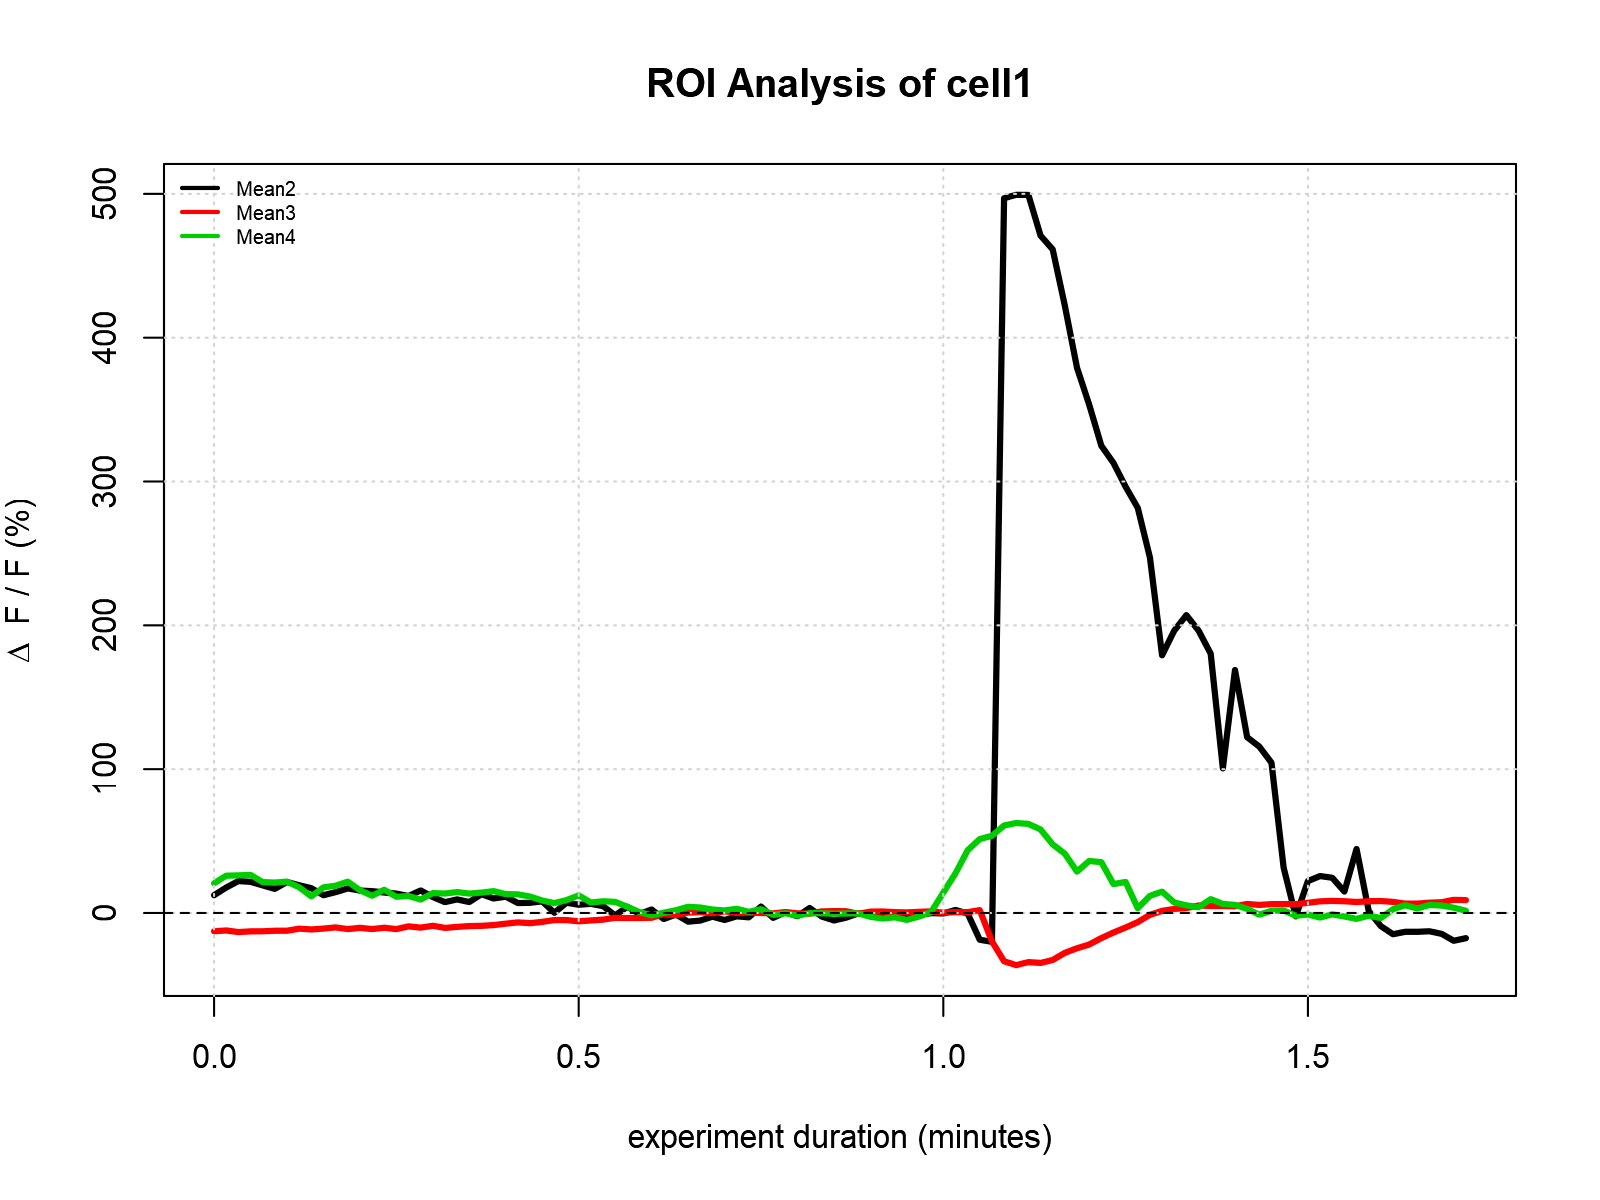

R code for this plot:
# Notes related to objects

# given a tab-separated file (like Results.xls), return its data as a matrix.
# row names are the time (in seconds) of the data.
roi_data_load <- function(fname, framePeriod=1){
  message("loading raw data from ",fname)
  rawData <- as.matrix(read.csv(fname, sep="\t"))
  rawData <- rawData[,-1:0] # chop off the first column (frame number)
  frameTimes <- (1:nrow(rawData))-1 # ascending numbers starting at 0
  frameTimes <- frameTimes * framePeriod # adjust for frame period
  rownames(rawData) <- frameTimes # set row names as frame period
  return(rawData)
}

# returns a matrix where every row is a line in the experiment text file.
# if the line has 3 valid field, it's a range (i.e., a span of drug)
# if the line has 2 valid field, it's a point (i.e., time of bubble blip)
# if the line has 1 valid field, it's just a comment
roi_experiment_load <- function(fname){
  message("loading experiment data from ",fname)
  raw <- readChar(fname, file.info(fname)$size)
  raw <- gsub("\r","",raw)
  raw <- unlist(strsplit(raw, "\n"))
  experimentParts<-matrix(, nrow = 0, ncol = 3)
  colnames(experimentParts)<-c("verb","value 1","value 2")
  for (line in raw){
    lineVal1 <- NA
    lineVal2 <- NA
    if (substr(line[1],1,1)=="#") {
      lineKey<-line
    } else {
      line<-unlist(strsplit(line, "="))
      lineKey<-line[1]
      lineVals<-line<-unlist(strsplit(line[2], "-"))
      lineVal1<-lineVals[1]
      lineVal2<-lineVals[2]
    }
    line=c(lineKey,lineVal1,lineVal2)
    experimentParts<-rbind(experimentParts,line)
  } 
  #print(experimentParts)
  return(experimentParts)
}

# create a reference class obect to represent an ROI folder and its analyzed data.
# no information about how to analyze this data belongs here. 
# Just attributes describing the ROI folder.
RoiFolder <- setRefClass("RoiFolder",fields=list(folder="character",
                                                 dataFile="character",
                                                 dataRaw="matrix",
                                                 dataDFF="matrix",
                                                 roiLabels="character",
                                                 timePoints="numeric",
                                                 pictureFiles="character",
                                                 roiSetFile="character",
                                                 experimentFile="character",
                                                 baseline="vector"))




# call this to define a new data folder
# create a new object with all the defaults
# return it so the user can change it before it's analyzed
newRoiFolder <- function(folder, framePeriod=1, firstRoiBaseline=TRUE){
  
  # make a new class instance and fill out its file path values
  ROI <- RoiFolder()
  ROI$folder<-folder
  ROI$dataFile<-file.path(ROI$folder,"Results.xls")
  ROI$experimentFile=file.path(ROI$folder,"experiment.txt")
  ROI$roiSetFile=file.path(ROI$folder,"RoiSet.zip")
  
  # normalize all the file paths
  ROI$folder<-normalizePath(ROI$folder)
  ROI$dataFile<-normalizePath(ROI$dataFile)
  ROI$experimentFile<-normalizePath(ROI$experimentFile)
  ROI$roiSetFile<-normalizePath(ROI$roiSetFile)
  
  # load the CSV data, time points, ROI labels
  ROI$dataRaw<-roi_data_load(ROI$dataFile, framePeriod=framePeriod)
  
  # if the first row is a baseline, subtract it from other rows then remove it.
  if (firstRoiBaseline){
    message("subtracting ROI 1 from all the rest ...")
    for (i in (2:ncol(ROI$dataRaw))){
      ROI$dataRaw[,i]=ROI$dataRaw[,i]-ROI$dataRaw[,1] # subtract-out column 1
    }
    ROI$dataRaw <- ROI$dataRaw[,-1:0] # chop off the baseline column
  }
  
  # load and parse the experiment file for baseline range (optional)
  experimentParts<-roi_experiment_load(ROI$experimentFile)
  for (i in (1:nrow(experimentParts))){
    item<-as.vector(experimentParts[i,])
    if (item[1]=="baseline"){
      ROI$baseline=c(as.numeric(item[2]),as.numeric(item[3]))
      message("setting baseline region: ",ROI$baseline[1],"-",ROI$baseline[2])
    }
  }
  if (length(ROI$baseline)==0){
    message("no baseline span found, defaulting to first frame")
    ROI$baseline=c(1,1)
  }
  
  # determine the average over the baseline area for each ROI
  message("calculating baseline values for each ROI ...")
  baselineRows<-(ROI$baseline[1]:ROI$baseline[2])
  roiBaselineAverages <- vector(mode="numeric", length=ncol(ROI$dataRaw))
  for (thisCol in (1:ncol(ROI$dataRaw))){
    roiBaselineAverages[thisCol]<-mean(ROI$dataRaw[baselineRows,thisCol])
  }
  
  # calculate delta(F) by subtracting the baseline average from each roi
  deltaF<-ROI$dataRaw
  for (thisCol in (1:ncol(deltaF))){
    deltaF[,thisCol]<-deltaF[,thisCol]-roiBaselineAverages[thisCol]
  }
  
  # create delta(F)/F by dividing this by the baseline average for each roi
  ROI$dataDFF<-deltaF
  for (thisCol in (1:ncol(ROI$dataDFF))){
    ROI$dataDFF[,thisCol]<-ROI$dataDFF[,thisCol]/roiBaselineAverages[thisCol]
  }
  
  return(ROI)
}

# given an RoiFolder object, plot its delta F/F chart
plot_ROI_DFF<-function(ROI,saveAs="NULL"){
  
  if (saveAs!="NULL") {
    message("preparing to create a PNG file")
    png(filename=saveAs, width=8, height=6, units="in", type="cairo", res=200)
  }
  
  matplot(as.numeric(rownames(ROI$dataDFF))/60, ROI$dataDFF*100, type='l', lw=3, lty=1, 
          xlab = "experiment duration (minutes)",
          ylab = expression(paste(Delta, "  F / F (%)")))
  
  grid()
  abline(h=0,lty="dashed") # draw a horizontal and vertical line
  legend("topleft", colnames(ROI$dataDFF), 
         cex=0.6, # font size
         lty=c(1,1),lw=2, # line style
         col=(1:length(ROI$dataDFF)), # line color
         bty="n" # no background or border
  )
  title(paste("ROI Analysis of",basename(ROI$folder)))
  
  if (saveAs=="NULL") {
    message("not saving figure, so displaying it...")
  } else {
    saveAs=normalizePath(saveAs, mustWork=FALSE)
    message("saving figure: ",saveAs)
    dev.off()
  }
}


################################################################
### PROGRAM STARTS HERE ########################################
################################################################
roi_folder_path<-"X:/Data/SCOTT/2017-05-10 GCaMP6f/GCaMP6f PFC OXTR cre/2017-06-01 cell3"
ROI<-newRoiFolder(roi_folder_path, framePeriod=10, firstRoiBaseline=FALSE)
plot_ROI_DFF(ROI)
plot_ROI_DFF(ROI,saveAs="04.png")